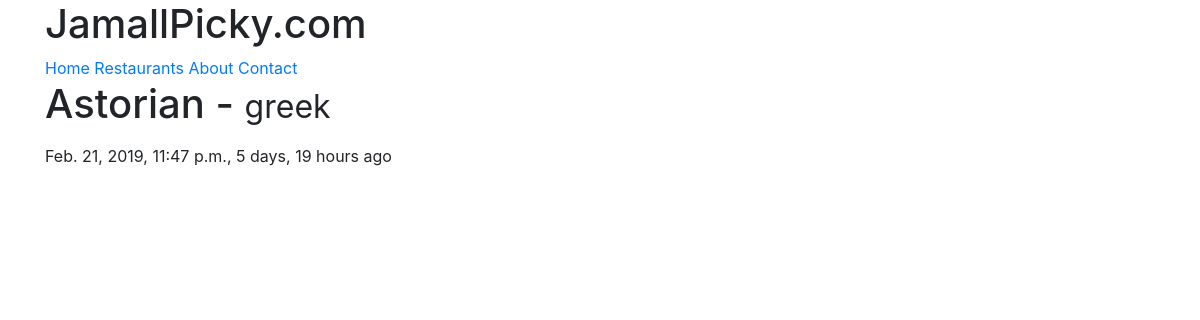
Screenshot of /restaurants/astorian/ with the database file from the repository.
### restaurants/models.py (models this page shows, shortened)
class RestaurantLocation(models.Model):
    owner         = models.ForeignKey(User, default=1, on_delete=models.CASCADE)
    name          = models.CharField(max_length=120)
    location      = models.CharField(max_length=120, null=True, blank=True)
    category      = models.CharField(max_length=120, null=True, blank=True, validators=[validate_category])
    timestamp     = models.DateTimeField(auto_now_add=True)
    updated       = models.DateTimeField(auto_now=True)
    slug          = models.SlugField(null=True, blank=True)

### restaurants/views.py (the view)
# urls.py: path('<slug>/', RestaurantDetailView.as_view()),
class RestaurantDetailView(DetailView):
    queryset = RestaurantLocation.objects.all()

### restaurants/templates/restaurants/restaurantlocation_detail.html (shortened to what this page needs)
{% extends 'base.html' %}
{% block content %}
<h1>{{ object.name }} - <small>{{ object.category }}</small></h1>
<p>{{ object.timestamp }}, {{ object.updated | timesince }} ago</p>
{% endblock content %}

### rows the page displays
RestaurantLocation: name "Astorian", category "greek", timestamp "Feb. 21, 2019, 11:47 p.m.", updated "5 days, 19 hours"
